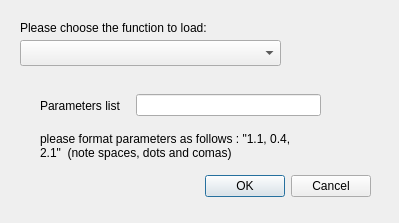
<?xml version="1.0" encoding="UTF-8"?>
<ui version="4.0">
 <class>FunctionDialog</class>
 <widget class="QDialog" name="FunctionDialog">
  <property name="geometry">
   <rect>
    <x>0</x>
    <y>0</y>
    <width>399</width>
    <height>223</height>
   </rect>
  </property>
  <property name="sizePolicy">
   <sizepolicy hsizetype="Fixed" vsizetype="Fixed">
    <horstretch>0</horstretch>
    <verstretch>0</verstretch>
   </sizepolicy>
  </property>
  <property name="windowTitle">
   <string>Load Function</string>
  </property>
  <widget class="QDialogButtonBox" name="buttonBox">
   <property name="geometry">
    <rect>
     <x>30</x>
     <y>170</y>
     <width>341</width>
     <height>32</height>
    </rect>
   </property>
   <property name="orientation">
    <enum>Qt::Horizontal</enum>
   </property>
   <property name="standardButtons">
    <set>QDialogButtonBox::Cancel|QDialogButtonBox::Ok</set>
   </property>
  </widget>
  <widget class="QComboBox" name="functionList">
   <property name="geometry">
    <rect>
     <x>20</x>
     <y>40</y>
     <width>261</width>
     <height>26</height>
    </rect>
   </property>
  </widget>
  <widget class="QLabel" name="label">
   <property name="geometry">
    <rect>
     <x>20</x>
     <y>20</y>
     <width>251</width>
     <height>16</height>
    </rect>
   </property>
   <property name="text">
    <string>Please choose the function to load:</string>
   </property>
  </widget>
  <widget class="QLabel" name="label_2">
   <property name="geometry">
    <rect>
     <x>40</x>
     <y>130</y>
     <width>261</width>
     <height>31</height>
    </rect>
   </property>
   <property name="text">
    <string>please format parameters as follows : &quot;1.1, 0.4, 2.1&quot;  (note spaces, dots and comas)</string>
   </property>
   <property name="wordWrap">
    <bool>true</bool>
   </property>
  </widget>
  <widget class="QWidget" name="layoutWidget">
   <property name="geometry">
    <rect>
     <x>40</x>
     <y>90</y>
     <width>281</width>
     <height>31</height>
    </rect>
   </property>
   <layout class="QHBoxLayout" name="horizontalLayout">
    <item>
     <widget class="QLabel" name="parametersLabel">
      <property name="layoutDirection">
       <enum>Qt::LeftToRight</enum>
      </property>
      <property name="text">
       <string>Parameters list   </string>
      </property>
      <property name="alignment">
       <set>Qt::AlignLeading|Qt::AlignLeft|Qt::AlignVCenter</set>
      </property>
     </widget>
    </item>
    <item>
     <widget class="QLineEdit" name="parametersList"/>
    </item>
   </layout>
  </widget>
 </widget>
 <resources/>
 <connections>
  <connection>
   <sender>buttonBox</sender>
   <signal>accepted()</signal>
   <receiver>FunctionDialog</receiver>
   <slot>accept()</slot>
   <hints>
    <hint type="sourcelabel">
     <x>248</x>
     <y>254</y>
    </hint>
    <hint type="destinationlabel">
     <x>157</x>
     <y>274</y>
    </hint>
   </hints>
  </connection>
  <connection>
   <sender>buttonBox</sender>
   <signal>rejected()</signal>
   <receiver>FunctionDialog</receiver>
   <slot>reject()</slot>
   <hints>
    <hint type="sourcelabel">
     <x>316</x>
     <y>260</y>
    </hint>
    <hint type="destinationlabel">
     <x>286</x>
     <y>274</y>
    </hint>
   </hints>
  </connection>
 </connections>
</ui>
